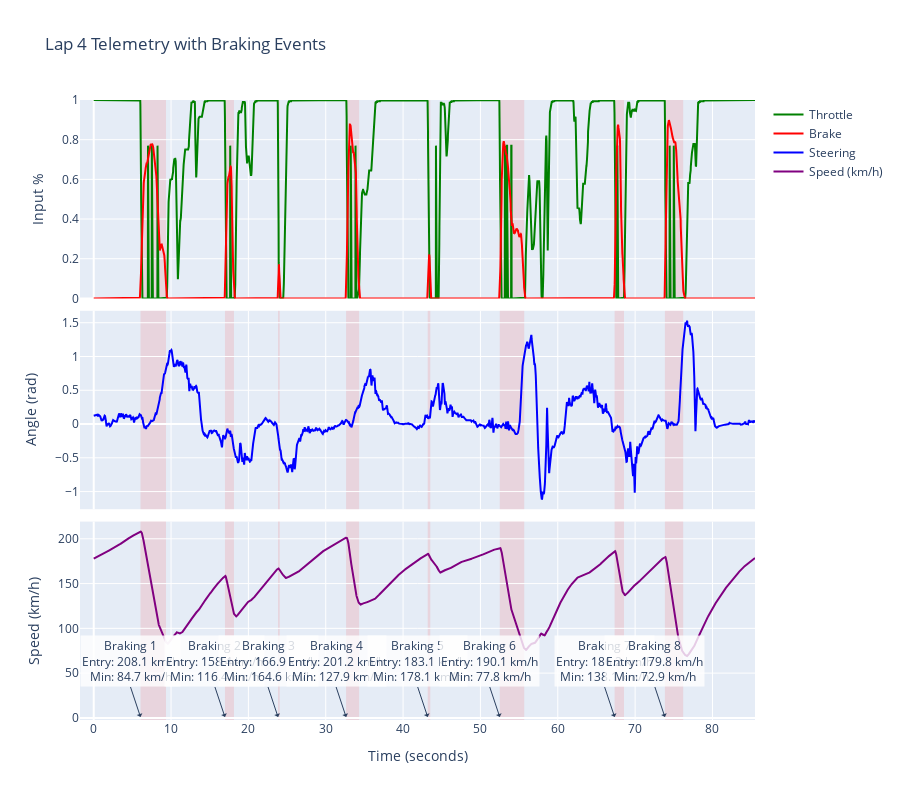

Write notebook code for a chart like this one.
### Code cell
from racing_coach.utils.graphing import make_lap_telemetry_plot_with_braking

make_lap_telemetry_plot_with_braking(lap, events).show()

### Figure 1 — Plotly figure (JSON) as saved in the notebook; plotly's stock layout.template omitted (floating-point values rounded to 4 significant figures; data arrays with more than 128 entries replaced by an {"elided": "..."} marker saying what was removed)
{"data": [{"line": {"color": "green"}, "name": "Throttle", "type": "scatter", "x": {"elided": "5111 float values"}, "xaxis": "x", "y": {"elided": "5111 float values"}, "yaxis": "y"}, {"line": {"color": "red"}, "name": "Brake", "type": "scatter", "x": {"elided": "5111 float values"}, "xaxis": "x", "y": {"elided": "5111 float values"}, "yaxis": "y"}, {"line": {"color": "blue"}, "name": "Steering", "type": "scatter", "x": {"elided": "5111 float values"}, "xaxis": "x2", "y": {"elided": "5111 float values"}, "yaxis": "y2"}, {"line": {"color": "purple"}, "name": "Speed (km/h)", "type": "scatter", "x": {"elided": "5111 float values"}, "xaxis": "x3", "y": {"elided": "5111 float values"}, "yaxis": "y3"}], "layout": {"annotations": [{"arrowhead": 1, "bgcolor": "rgba(255, 255, 255, 0.8)", "showarrow": true, "text": "Braking 1<br>Entry: 208.1 km/h<br>Min: 84.7 km/h", "x": 6.05, "xref": "x3", "y": 1, "yanchor": "bottom", "yref": "y3"}, {"arrowhead": 1, "bgcolor": "rgba(255, 255, 255, 0.8)", "showarrow": true, "text": "Braking 2<br>Entry: 158.4 km/h<br>Min: 116.4 km/h", "x": 16.97, "xref": "x3", "y": 1, "yanchor": "bottom", "yref": "y3"}, {"arrowhead": 1, "bgcolor": "rgba(255, 255, 255, 0.8)", "showarrow": true, "text": "Braking 3<br>Entry: 166.9 km/h<br>Min: 164.6 km/h", "x": 23.83, "xref": "x3", "y": 1, "yanchor": "bottom", "yref": "y3"}, {"arrowhead": 1, "bgcolor": "rgba(255, 255, 255, 0.8)", "showarrow": true, "text": "Braking 4<br>Entry: 201.2 km/h<br>Min: 127.9 km/h", "x": 32.63, "xref": "x3", "y": 1, "yanchor": "bottom", "yref": "y3"}, {"arrowhead": 1, "bgcolor": "rgba(255, 255, 255, 0.8)", "showarrow": true, "text": "Braking 5<br>Entry: 183.1 km/h<br>Min: 178.1 km/h", "x": 43.18, "xref": "x3", "y": 1, "yanchor": "bottom", "yref": "y3"}, {"arrowhead": 1, "bgcolor": "rgba(255, 255, 255, 0.8)", "showarrow": true, "text": "Braking 6<br>Entry: 190.1 km/h<br>Min: 77.8 km/h", "x": 52.5, "xref": "x3", "y": 1, "yanchor": "bottom", "yref": "y3"}, {"arrowhead": 1, "bgcolor": "rgba(255, 255, 255, 0.8)", "showarrow": true, "text": "Braking 7<br>Entry: 186.2 km/h<br>Min: 138.1 km/h", "x": 67.35, "xref": "x3", "y": 1, "yanchor": "bottom", "yref": "y3"}, {"arrowhead": 1, "bgcolor": "rgba(255, 255, 255, 0.8)", "showarrow": true, "text": "Braking 8<br>Entry: 179.8 km/h<br>Min: 72.9 km/h", "x": 73.85, "xref": "x3", "y": 1, "yanchor": "bottom", "yref": "y3"}], "height": 800, "hovermode": "x unified", "shapes": [{"fillcolor": "rgba(255, 0, 0, 0.1)", "layer": "below", "line": {"width": 0}, "type": "rect", "x0": 6.05, "x1": 9.35, "xref": "x", "y0": 0, "y1": 1, "yref": "y domain"}, {"fillcolor": "rgba(255, 0, 0, 0.1)", "layer": "below", "line": {"width": 0}, "type": "rect", "x0": 6.05, "x1": 9.35, "xref": "x2", "y0": 0, "y1": 1, "yref": "y2 domain"}, {"fillcolor": "rgba(255, 0, 0, 0.1)", "layer": "below", "line": {"width": 0}, "type": "rect", "x0": 6.05, "x1": 9.35, "xref": "x3", "y0": 0, "y1": 1, "yref": "y3 domain"}, {"fillcolor": "rgba(255, 0, 0, 0.1)", "layer": "below", "line": {"width": 0}, "type": "rect", "x0": 16.97, "x1": 18.13, "xref": "x", "y0": 0, "y1": 1, "yref": "y domain"}, {"fillcolor": "rgba(255, 0, 0, 0.1)", "layer": "below", "line": {"width": 0}, "type": "rect", "x0": 16.97, "x1": 18.13, "xref": "x2", "y0": 0, "y1": 1, "yref": "y2 domain"}, {"fillcolor": "rgba(255, 0, 0, 0.1)", "layer": "below", "line": {"width": 0}, "type": "rect", "x0": 16.97, "x1": 18.13, "xref": "x3", "y0": 0, "y1": 1, "yref": "y3 domain"}, {"fillcolor": "rgba(255, 0, 0, 0.1)", "layer": "below", "line": {"width": 0}, "type": "rect", "x0": 23.83, "x1": 24.05, "xref": "x", "y0": 0, "y1": 1, "yref": "y domain"}, {"fillcolor": "rgba(255, 0, 0, 0.1)", "layer": "below", "line": {"width": 0}, "type": "rect", "x0": 23.83, "x1": 24.05, "xref": "x2", "y0": 0, "y1": 1, "yref": "y2 domain"}, {"fillcolor": "rgba(255, 0, 0, 0.1)", "layer": "below", "line": {"width": 0}, "type": "rect", "x0": 23.83, "x1": 24.05, "xref": "x3", "y0": 0, "y1": 1, "yref": "y3 domain"}, {"fillcolor": "rgba(255, 0, 0, 0.1)", "layer": "below", "line": {"width": 0}, "type": "rect", "x0": 32.63, "x1": 34.32, "xref": "x", "y0": 0, "y1": 1, "yref": "y domain"}, {"fillcolor": "rgba(255, 0, 0, 0.1)", "layer": "below", "line": {"width": 0}, "type": "rect", "x0": 32.63, "x1": 34.32, "xref": "x2", "y0": 0, "y1": 1, "yref": "y2 domain"}, {"fillcolor": "rgba(255, 0, 0, 0.1)", "layer": "below", "line": {"width": 0}, "type": "rect", "x0": 32.63, "x1": 34.32, "xref": "x3", "y0": 0, "y1": 1, "yref": "y3 domain"}, {"fillcolor": "rgba(255, 0, 0, 0.1)", "layer": "below", "line": {"width": 0}, "type": "rect", "x0": 43.18, "x1": 43.52, "xref": "x", "y0": 0, "y1": 1, "yref": "y domain"}, {"fillcolor": "rgba(255, 0, 0, 0.1)", "layer": "below", "line": {"width": 0}, "type": "rect", "x0": 43.18, "x1": 43.52, "xref": "x2", "y0": 0, "y1": 1, "yref": "y2 domain"}, {"fillcolor": "rgba(255, 0, 0, 0.1)", "layer": "below", "line": {"width": 0}, "type": "rect", "x0": 43.18, "x1": 43.52, "xref": "x3", "y0": 0, "y1": 1, "yref": "y3 domain"}, {"fillcolor": "rgba(255, 0, 0, 0.1)", "layer": "below", "line": {"width": 0}, "type": "rect", "x0": 52.5, "x1": 55.67, "xref": "x", "y0": 0, "y1": 1, "yref": "y domain"}, {"fillcolor": "rgba(255, 0, 0, 0.1)", "layer": "below", "line": {"width": 0}, "type": "rect", "x0": 52.5, "x1": 55.67, "xref": "x2", "y0": 0, "y1": 1, "yref": "y2 domain"}, {"fillcolor": "rgba(255, 0, 0, 0.1)", "layer": "below", "line": {"width": 0}, "type": "rect", "x0": 52.5, "x1": 55.67, "xref": "x3", "y0": 0, "y1": 1, "yref": "y3 domain"}, {"fillcolor": "rgba(255, 0, 0, 0.1)", "layer": "below", "line": {"width": 0}, "type": "rect", "x0": 67.35, "x1": 68.57, "xref": "x", "y0": 0, "y1": 1, "yref": "y domain"}, {"fillcolor": "rgba(255, 0, 0, 0.1)", "layer": "below", "line": {"width": 0}, "type": "rect", "x0": 67.35, "x1": 68.57, "xref": "x2", "y0": 0, "y1": 1, "yref": "y2 domain"}, {"fillcolor": "rgba(255, 0, 0, 0.1)", "layer": "below", "line": {"width": 0}, "type": "rect", "x0": 67.35, "x1": 68.57, "xref": "x3", "y0": 0, "y1": 1, "yref": "y3 domain"}, {"fillcolor": "rgba(255, 0, 0, 0.1)", "layer": "below", "line": {"width": 0}, "type": "rect", "x0": 73.85, "x1": 76.22, "xref": "x", "y0": 0, "y1": 1, "yref": "y domain"}, {"fillcolor": "rgba(255, 0, 0, 0.1)", "layer": "below", "line": {"width": 0}, "type": "rect", "x0": 73.85, "x1": 76.22, "xref": "x2", "y0": 0, "y1": 1, "yref": "y2 domain"}, {"fillcolor": "rgba(255, 0, 0, 0.1)", "layer": "below", "line": {"width": 0}, "type": "rect", "x0": 73.85, "x1": 76.22, "xref": "x3", "y0": 0, "y1": 1, "yref": "y3 domain"}], "showlegend": true, "title": {"text": "Lap 4 Telemetry with Braking Events"}, "xaxis": {"anchor": "y", "domain": [0, 1], "matches": "x3", "showticklabels": false}, "xaxis2": {"anchor": "y2", "domain": [0, 1], "matches": "x3", "showticklabels": false}, "xaxis3": {"anchor": "y3", "domain": [0, 1], "title": {"text": "Time (seconds)"}}, "yaxis": {"anchor": "x", "domain": [0.68, 1], "range": [0, 1], "title": {"text": "Input %"}}, "yaxis2": {"anchor": "x2", "domain": [0.34, 0.66], "title": {"text": "Angle (rad)"}}, "yaxis3": {"anchor": "x3", "domain": [0, 0.32], "title": {"text": "Speed (km/h)"}}}}
